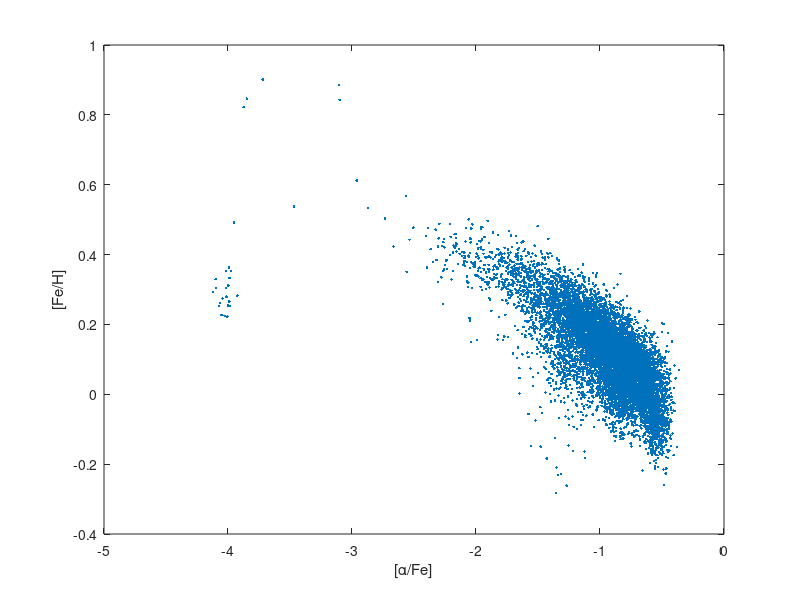
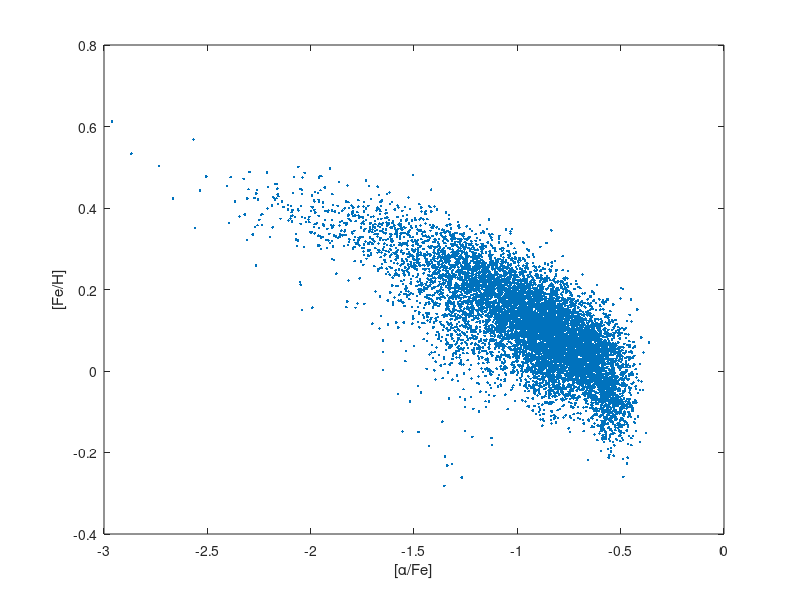
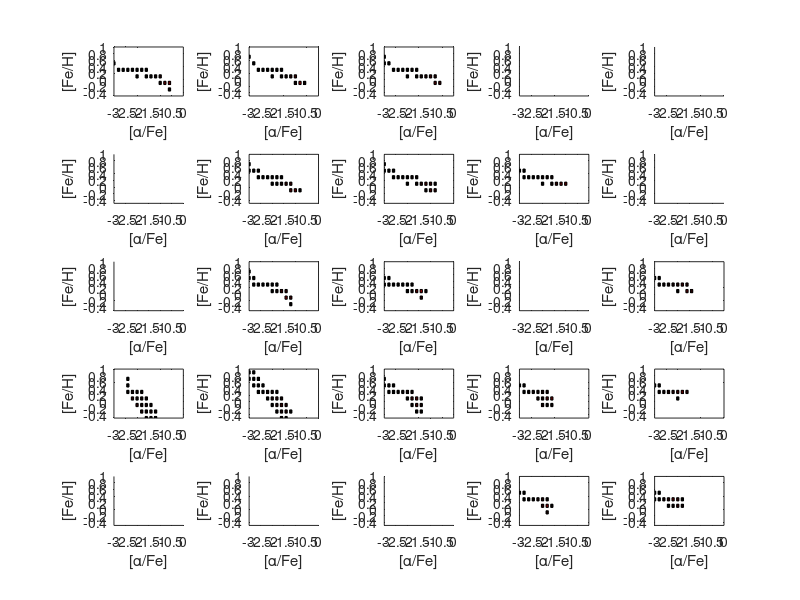

Reproduce these figures in MATLAB, in order. (Note: this script raises an error after producing the figures.)
close all
clear all
fid = fopen('obsdata2_10000.dat','r'); x = fscanf(fid,'%f',[3,inf]); x= x';
figure(1); plot(x(:,1),x(:,2),'.'); xlabel('[\alpha/Fe]'); ylabel('[Fe/H]'); 

xmin = -3; xmax = 0; ymin = -0.5; ymax = 1;
idx = ((x(:,1) >= xmin) & (x(:,1) <= xmax) & (x(:,2) >= ymin) & (x(:,2) <= ymax));

x  = x(idx,:);
figure(2); plot(x(:,1),x(:,2),'.'); xlabel('[\alpha/Fe]'); ylabel('[Fe/H]'); 



fid = fopen('modeldata2.dat','r'); data = fscanf(fid,'%f',[9,inf]); data = data';
figure(3); plot(data(:,1),data(:,2),'.'); xlabel('[\alpha/Fe]'); ylabel('[Fe/H]'); 



% return;
r = sqrt(2*0.05*0.05);
t = (1/8:1/4:1)'*2*pi; x1 = r*sin(t); x2 = r*cos(t);

k = 0; s = 0; 
for i=0:4,
    for j =0:4,
        k = k + 1;
        idx = ((data(:,4)==j) & (data(:,5)==i) & (data(:,3)~=0));
        distx = data(idx==1,:); n = length(distx);
        subplot(5,5,k); axis([-3 0 -0.5 1]);
        if (n ~= 0) s = s + 1; end
        for l = 1:n,
            subplot(5,5,k); fill(distx(l,1)+x1,distx(l,2)+x2,[distx(l,3) 0 0]); hold on;
        end
        xlabel('[\alpha/Fe]'); ylabel('[Fe/H]'); axis([-3 0 -0.5 1]);
        % return;
    end
end
T = s;
xn = 30; yn = 17;
xgrid = -2.95:0.1:-0.05;
ygrid = -0.65:0.1:0.95;

% return
k=0; sq = zeros(xn,yn);
f = zeros(T,xgrid,ygrid);
indic= zeros(25,1); m = 0;
for i=0:4,
    for j =0:4,
        m = m + 1;
        idx = ((data(:,4)==j) & (data(:,5)==i));
        distx = data(idx==1,:); n = sum(distx(:,3)~=0);
        if (n==0) continue; end
        l = 0; k = k + 1;
        indic(m) = 1;
        for ix = 1:xn,
            for iy = 1:yn,
                l = l + 1;
                sq(ix,iy) = distx(l,3);
                f(k,ix,iy) = distx(l,3);
            end
        end
        figure(5); subplot(5,5,m); mesh(xgrid,ygrid,sq'); hold on;
    end
end

f = 100*f;
fval = EvalDens(x(:,1),x(:,2),f,xgrid,ygrid,T,xn,yn);
id = (sum(fval')~=0); fval = fval(id,:); 

% return
%The EM algorithm
u = gamrnd(1/T,1,T,1);
pi_0 = u/sum(u); 
pi_1 = ones(T,1)/T; pi_0 = pi_1 + 1;
eps = 0.0001;
k = 0;
N = length(fval);
w = zeros(N,T);
while (norm(pi_0 - pi_1) >= eps)
    k = k + 1;
    s = 0;
    for i = 1:N,
        w(i,:) = pi_1.*fval(i,:)'; 
        tot = sum(w(i,:));
        w(i,:) = w(i,:)/tot;
        s = s + log(tot);
    end
    pi_0 = pi_1; 
    pi_1 = sum(w)'/N
    figure(10); plot(k,pi_1,'.'); hold on;
    figure(11); plot(k,s,'.'); hold on;
    if(k > 500) break; end
end
